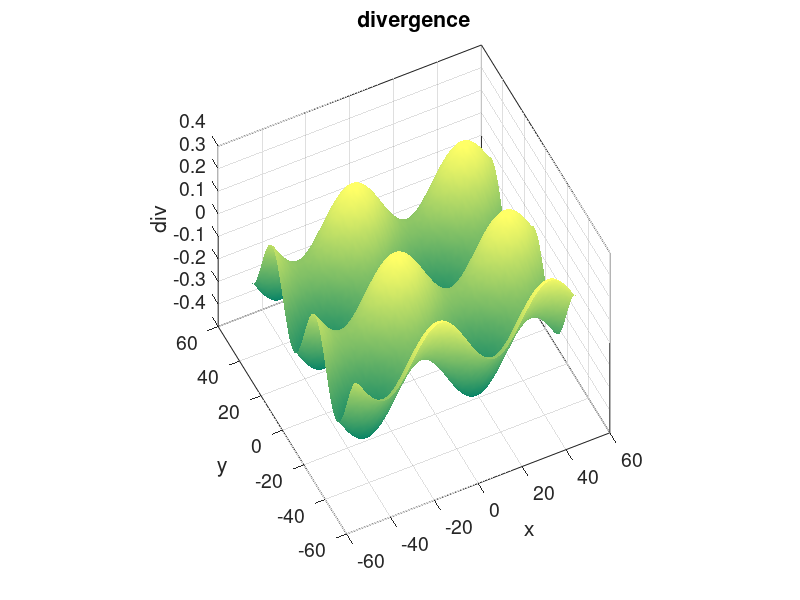
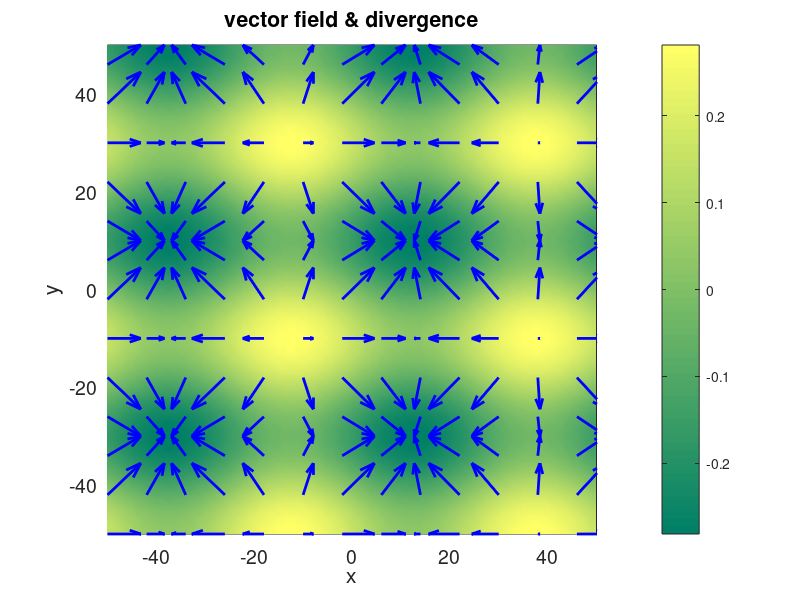

Reproduce these figures in MATLAB, in order.
% cemDiff03.m
% 18 march 2016
% Ian Cooper
% School of Physics, University of Sydney
% http://www.physics.usyd.edu.au/teach_res/mp/mphome.htm

% DIVERGENCE OF A [2D] VECTOR FIELD
   

clear all
close all
clc

% INPUTS  ================================================================
% Number of grid points (integer)    N = 101 default value
   N = 101;
% Range for X and Y values  [minX maxX minY maxY]
   XY = [-50 50 -50 50];
   
% CALCULATIONS  ==========================================================   
% X and Y ranges
minX = XY(1); maxX = XY(2); minY  = XY(3); maxY = XY(4);
x = linspace(minX, maxX,N);
y = linspace(minY, maxY,N);
[xx, yy] = meshgrid(x,y);

% Define [2D] vector field V
%   sinusoidal function;
       wLx = 50; wLy = 40;
       Vxx = cos(2*pi*xx/wLx);
       Vyy = cos(2*pi*yy/wLy);
%   vector field
     % Vxx = xx.* yy;
     % Vyy = yy.^2;

% DIVERGENCE
     divV  = divergence(xx, yy, Vxx, Vyy);

% GRAPHICS ===============================================================

figure(1);  %  -----------------------------------------------------------
   set(gcf,'units','normalized','position',[0.2 0.2 0.3 0.5]);
   surf(xx,yy,divV);
   shading interp;
   colormap(summer)
   set(gca,'fontsize',14)
   axis square
   box on
   view(-26,52);
   title('divergence');
   xlabel('x'); ylabel('y'); zlabel('div');
   
figure(2) % -------------------------------------------------------------
   set(gcf,'units','normalized','position',[0.6 0.2 0.35 0.4]);
   pcolor(xx,yy,divV);
   shading interp
   colorbar
   hold on
   d = 1:8:N;
   p1 = xx(d,d); p2 = yy(d,d); p3 = Vxx(d,d); p4 = Vyy(d,d);
   h = quiver(p1, p2, p3, p4);
   set(h,'color',[0 0 1],'linewidth', 2);
   axis equal
   set(gca,'xLim',[minX, maxX]);
   set(gca,'yLim',[minY, maxY]);
   colormap(summer)
   xlabel('x'); ylabel('y');
   set(gca,'fontsize',14)
   title('vector field & divergence')
   box on
   
   
